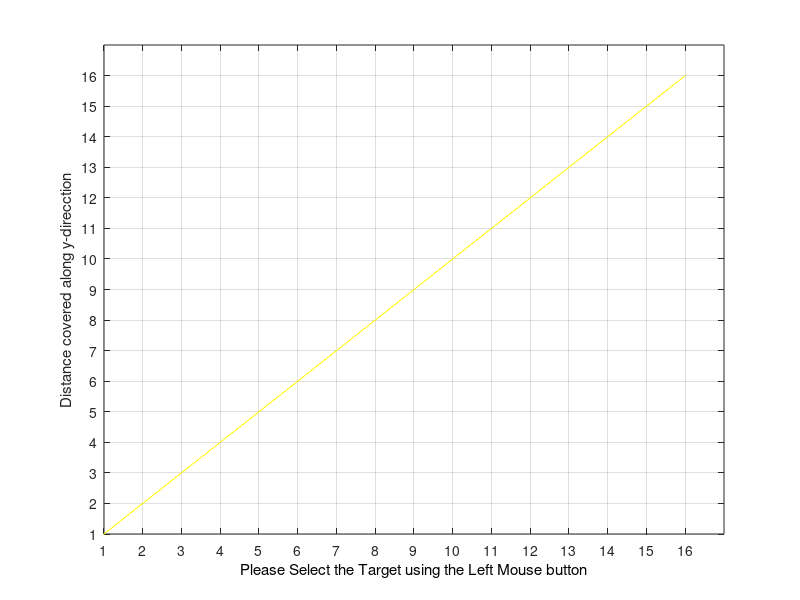

Reproduce this figure in MATLAB. (Note: this script raises an error after producing the figure.)
%PROJECT TOPIC: IMPLEMENTATION OF REINFORCEMENT LEARNING BASED ROBOTIC PATH PLANNING 
%SARSA ALGORITHM FOR 6X6 GRID
%DEFINE THE 2-D MAP ARRAY
X=0:16;
Y=0:16;
MAX_X=16;
MAX_Y=16;
figure('Color',[0.8 0.8 0.8]);
  plot(X,Y,'y');
  set(gca,'Color','y')
xlabel('Distance covered along x-direcction')
ylabel('Distance covered along y-direcction')
set(gca,'XTick',[0 1 2 3 4 5 6 7 8 9 10 11 12 13 14 15 16],'YTick',[0 1 2 3 4 5 6 7 8 9 10 11 12 13 14 15 16]);
axis([1 MAX_X+1 1 MAX_Y+1])
grid on;
hold on;
n=0;%Number of Obstacles
MAX_X=16;
MAX_Y=16;
MAX_VAL=6;
Q=2*(ones(MAX_X,MAX_Y)); % Obstacle=-1,Target = 0,Robot=1,Space=2
j=0;
x_val = 1;
y_val = 1;
% BEGIN Interactive Obstacle, Target, Start Location selection
pause(1);

h=msgbox('Please Select the Target using the Left Mouse button');
uiwait(h,5);
if ishandle(h) == 1
    delete(h);
end
xlabel('Please Select the Target using the Left Mouse button','Color','black');
but=0;
while (but ~= 1) %Repeat until the Left button is not clicked
    [xval,yval,but]=ginput(1);
end
xval=floor(xval);
yval=floor(yval);
xTarget=xval;%X Coordinate of the Target
yTarget=yval;%Y Coordinate of the Target

Q(xval,yval)=0;%Initialize MAP with location of the target
plot(xval+.5,yval+.5,'gd');
text(xval+1,yval+.5,'Target')

pause(2);
h=msgbox('Select Obstacles using the Left Mouse button,to select the last obstacle use the Right button');
  xlabel('Select Obstacles using the Left Mouse button,to select the last obstacle use the Right button','Color','blue');
uiwait(h,10);
if ishandle(h) == 1
    delete(h);
end
while but == 1
    [xval,yval,but] = ginput(1);
    xval=floor(xval);
    yval=floor(yval);
    Q(xval,yval)=-1;%Put on the closed list as well
    plot(xval+.5,yval+.5,'m s','MarkerSize',10,'LineWidth',5);
 end%End of While loop
 
pause(1);

h=msgbox('Please Select the Vehicle initial position using the Left Mouse button');
uiwait(h,5);
if ishandle(h) == 1
    delete(h);
end
xlabel('Please Select the Vehicle initial position ','Color','black');
but=0;
while (but ~= 1) %Repeat until the Left button is not clicked
    [xval,yval,but]=ginput(1);
    z1=xval;
    z2=yval;
    xval=floor(xval);
    yval=floor(yval);
end
xStart=xval;%Starting Position
yStart=yval;%Starting Position
Q(xval,yval)=1;
 plot(xval+.5,yval+.5,'bo');
%End of obstacle-Target pickup

q_value=[];
map1=[];
maxItr=input('Enter the maximum iterations required:');
alpha=0.5;
gamma=0.5;
Goal=36;
reward=1*(ones(MAX_X,MAX_Y));

for i=1:maxItr
    % Starting from any Random state    
    cs=randi([1 length(Q)],1,1);
    
    % Repeate until Goal state is reached
    while(1)
        % Possible Actions from current state        
        actions=find(reward(cs,:)>0);
        cs=36;
        % Next State due to possible actions
        ns=actions(randi([1 length(actions)]));
        % Possible Actions from Next State
        actions=find(reward(ns,:)>0);       
        % q value, for action is choosen randomly from all possible actions
%        randq=q(ns,actions(randi([1,length(actions)])));
        % Updation of Action-Value Function (SARSA)      
        % q(cs,ns)=q(cs,ns)+alpha*(reward(cs,ns)+gamma*randq -q(cs,ns));
        % Break, if Goal state is reached
        if(cs == Goal)
            break;
        end
        % Else Current-state is Next-State
        cs=ns;
    end  
end
%Put all obstacles on the Closed list
k=1;%Dummy counter
%tic
for i=1:MAX_X
    for j=1:MAX_Y
        if(Q(i,j) == -1)
            map1(k,1)=i; 
            map1(k,2)=j; 
             k=k+1;
        end
    end
end
map1_COUNT=size(map1,1);
%set the starting node as the first node
xNode=xval;
yNode=yval;
qvalue_COUNT=1;
path_cost=0;
goal_distance=distance(xNode,yNode,xTarget,yTarget);
q_value(qvalue_COUNT,:)=insert_open(xNode,yNode,xNode,yNode,path_cost,goal_distance,goal_distance);
q_value(qvalue_COUNT,1)=0;
map1_COUNT=map1_COUNT+1;
map1(map1_COUNT,1)=xNode;
map1(map1_COUNT,2)=yNode;
NoPath=1;
%%%%%%%%%%%%%%%%%%%%%%%%%%%%%%%%%%%%%%%%%%%%%%%%%%%%%%%%%%%%%%%%%%%%%%%%%%%%%%%%%%%%%%%%%%%%%
% START ALGORITHM
%%%%%%%%%%%%%%%%%%%%%%%%%%%%%%%%%%%%%%%%%%%%%%%%%%%%%%%%%%%%%%%%%%%%%%%%%%%%%%%%%%%%%%%%%%%%%
while((xNode ~= xTarget || yNode ~= yTarget) && NoPath == 1)
%  plot(xNode+.5,yNode+.5,'go');
 exp_array=expand_array(xNode,yNode,path_cost,xTarget,yTarget,map1,MAX_X,MAX_Y);
 exp_count=size(exp_array,1);
 for i=1:exp_count
    flag=0;
    for j=1:qvalue_COUNT
        if(exp_array(i,1) == q_value(j,2) && exp_array(i,2) == q_value(j,3) )
            q_value(j,8)=min(q_value(j,8),exp_array(i,5)); %#ok<*SAGROW>
            if q_value(j,8)== exp_array(i,5)
                %UPDATE PARENTS,gn,hn
                q_value(j,4)=xNode;
                q_value(j,5)=yNode;
                q_value(j,6)=exp_array(i,3);
                q_value(j,7)=exp_array(i,4);
            end;%End of minimum fn check
            flag=1;
        end;%End of node check
%         if flag == 1
%             break;
    end;%End of j for
    if flag == 0
        qvalue_COUNT = qvalue_COUNT+1;
        q_value(qvalue_COUNT,:)=insert_open(exp_array(i,1),exp_array(i,2),xNode,yNode,exp_array(i,3),exp_array(i,4),exp_array(i,5));
     end;%End of insert new element into the OPEN list
 end;%End of i for
 %%%%%%%%%%%%%%%%%%%%%%%%%%%%%%%%%%%%%%%%%%%%%%%%%%%
 %END OF WHILE LOOP
 %%%%%%%%%%%%%%%%%%%%%%%%%%%%%%%%%%%%%%%%%%%%%%%%%%%
 %Find out the node with the smallest fn 
  index_min_node = min_fn(q_value,qvalue_COUNT,xTarget,yTarget);
  if (index_min_node ~= -1)    
   %Set xNode and yNode to the node with minimum fn
   xNode=q_value(index_min_node,2);
   yNode=q_value(index_min_node,3);
   path_cost=q_value(index_min_node,6);%Update the cost of reaching the parent node
  %Move the Node to list CLOSED
  map1_COUNT=map1_COUNT+1;
  map1(map1_COUNT,1)=xNode;
  map1(map1_COUNT,2)=yNode;
  q_value(index_min_node,1)=0;
  else
      %No path exists to the Target!!
      NoPath=0;%Exits the loop!
  end;%End of index_min_node check
end;%End of While Loop
%Once algorithm has run The optimal path is generated by starting of at the
%last node(if it is the target node) and then identifying its parent node
%until it reaches the start node.This is the optimal path

i=size(map1,1);
Optimal_path=[xval yval];
xval=map1(i,1);
yval=map1(i,2);
i=1;
Optimal_path(i,1)=xval;
Optimal_path(i,2)=yval;
i=i+1;
%plot(Optimal_path(:,1)+.5,[xval yval],'k','LineWidth',4);
if ( (xval == xTarget) && (yval == yTarget))
    inode=0;
   %Traverse OPEN and determine the parent nodes
   parent_x=q_value(node_index(q_value,xval,yval),4);%node_index returns the index of the node
   parent_y=q_value(node_index(q_value,xval,yval),5);
   
   while( parent_x ~= xStart || parent_y ~= yStart)
           Optimal_path(i,1) = parent_x;
           Optimal_path(i,2) = parent_y;
           %Get the grandparents:-)
           inode=node_index(q_value,parent_x,parent_y);
           parent_x=q_value(inode,4);%node_index returns the index of the node
           parent_y=q_value(inode,5);
        %   plot(Optimal_path(:,1)+.5,Optimal_path(:,2)+.5,'k','LineWidth',4);
           i=i+1;
    end;
 j=size(Optimal_path,1);
 
 %Plot the Optimal Path!
% plot(Optimal_path(:,1)-.5,Optimal_path(:,2)-.5,'k','LineWidth',4);
 p=plot(Optimal_path(j,1)+.5,Optimal_path(j,2)+.5,'bo');
 disp(p);
 j=j-1;
 for i=j:-1:1
  pause(.25);
  set(p,'XData',Optimal_path(i,1)+.5,'YData',Optimal_path(i,2)+.5);
  %plot(Optimal_path(j,1)+.5,Optimal_path(j,2)+.5,'bo');
 drawnow ;
 end;
 disp(Optimal_path(j,1));
 plot(Optimal_path(:,1)+.5,Optimal_path(:,2)+.5,'k','LineWidth',2);
else
 pause(1);
 h=msgbox('Sorry, No path exists to the Target!','warn');
 uiwait(h,5);
end
 z1=floor(z1);
 z2=floor(z2);
if  ((Optimal_path(j,2)>1)&&(Optimal_path(j,1)==1))
 x1=[(z1+.5),(Optimal_path(j,1)+.5)];%,(xval)];        
y1=[(z2+.5),(Optimal_path(j,2)-.5)];%,(yval)];
disp(Optimal_path(j,1));
disp(Optimal_path(j,2));
       plot(x1,y1,'k','LineWidth',2);
else if(Optimal_path(j,2)>1)
         x1=[(z1+.5),(Optimal_path(j,1)-.5)];%,(xval)];        
y1=[(z2+.5),(Optimal_path(j,2)-.5)];%,(yval)];
disp(Optimal_path(j,1));
disp(Optimal_path(j,2));
       plot(x1,y1,'k','LineWidth',2);
    else
    x1=[(z1+.5),(Optimal_path(j,1)+.5)];%,(xval)];       
    y1=[(z2+.5),(Optimal_path(j,2)+.5)];%,(yval)];
       plot(x1,y1,'k','LineWidth',2);
       disp(Optimal_path(j,1));
disp(Optimal_path(j,2));
    end
end
%toc